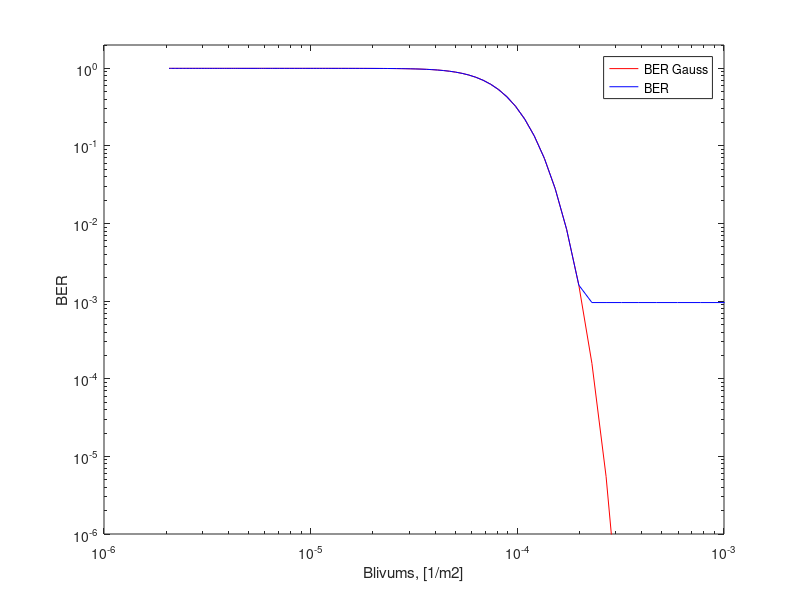

Here is the MATLAB script that generated this plot:
close all;
clear all;
N=51;     %mezglu skaits tiiklaa
Rb=2e6;    %datu parraides aatrums
fc=915*1e6; %carrier freq.
To=300;  % temperatura[K]
K=1.38*1e-23; %Boltsmana konst.
lambda=1; %[pck/s]
L=512; %[bit/pck]
F=0  ; %[dB] noise figure
Pt=1e-3; %[W] raiditajjauda
c=3*1e8; % speed of light, [m/s]
Gt=1;
Gr=1;
rlink=[1:5:700];

%videjais mezglu skaits daudzposmu marshrutaa
n=floor(((2+N)*sqrt(N)+3*N)/(2*(N-1))); 
fun = @(x) (1/sqrt(2*pi))*exp((-x.^2)./2);
var_ini=1-exp(-lambda*L/Rb); 
Ptherm=10^(F/10)*K*To*Rb;
a=Gt*Gr*c^2/(4*pi*fc)^2;
b=3*n*lambda*L/(4*Rb);

for i=1:length(rlink)
    rho(1,i)=1/rlink(1,i)^2;
    S1(1,i)=(2*rlink(1,i))^2;
    S2(1,i)=(2*2*rlink(1,i))^2;
    S3(1,i)=(2*3*rlink(1,i))^2;

    S2p(1,i)=S2(1,i)-S1(1,i);
    S3p(1,i)=S3(1,i)-S2(1,i);

    n2p(1,i)=S2p(1,i)*rho(1,i)/2;
    n3p(1,i)=S3p(1,i)*rho(1,i)/2;
 
    Pr(1,i)=a*Pt/(rlink(1,i)^4);
   
    Pini(1,i)=var_ini*((n2p(1,i)*a*Pt/(2*rlink(1,i))^4)...
        +(n3p(1,i)*a*Pt/(3*rlink(1,i))^4));
    %Pini(1,i)=0;
    SNR(1,i)=Pr(1,i)/(Ptherm+Pini(1,i));
    SNR_dB(1,i)=10*log10(SNR(1,i));
    Kp(1,i)=erfc(sqrt(2*SNR(1,i)));

    BER(1,i)=integral(fun, sqrt(2*SNR(1,i)), Inf);
    BERroute(1,i)=1-(1-BER(1,i))^n;
    BERroute1(1,i)=1-(1-Kp(1,i))^n;
    BERroute17(1,i)=max(BERroute1(1,i), b);
end

loglog(rho, BERroute1, '-r'), hold on
loglog(rho, BERroute17, '-b')
legend('BER Gauss','BER');
	xlabel('Blivums, [1/m2]')
	ylabel('BER')
axis([1e-6 1e-3 1e-6 2]);